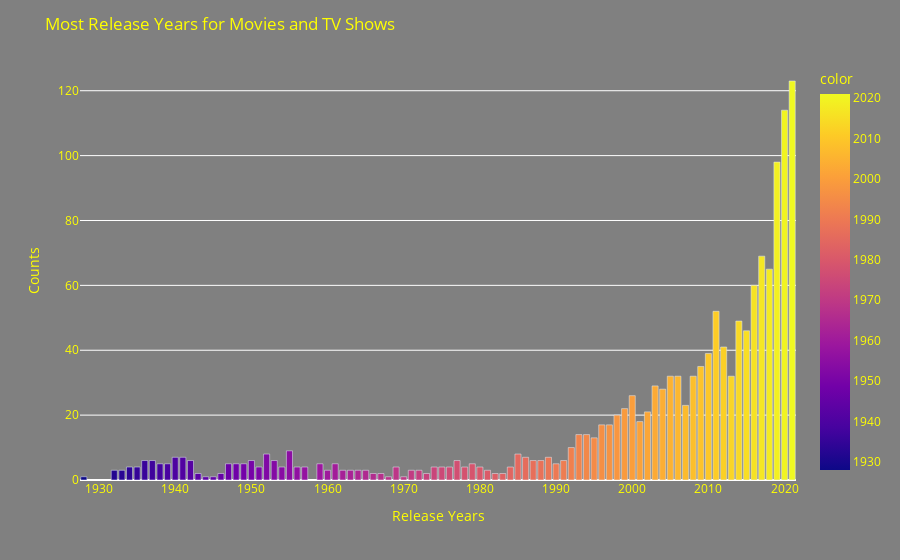

Notebook code for this chart:
### Code cell
#Visualisation 
fig = px.bar(x=data1["release_year"].value_counts().index,
             y=data1["release_year"].value_counts().values,
             color=data1["release_year"].value_counts().index)
##
fig.update_layout(
    title={
        'text': "Most Release Years for Movies and TV Shows",
        'font': {'color': 'yellow'}
    },
    
    xaxis_title={
        'text': "Release Years",
        'font': {'color': 'yellow'}
    },
    
    yaxis_title={
        'text': "Counts",
        'font': {'color':'yellow'}
    },
    
    plot_bgcolor='rgba(0,0,0,0)',
    paper_bgcolor='grey',
    font=dict(color='yellow')
)


fig.show()

### Figure 1 — Plotly figure (JSON) as saved in the notebook; plotly's stock layout.template omitted (floating-point values rounded to 4 significant figures)
{"data": [{"alignmentgroup": "True", "hovertemplate": "x=%{x}<br>y=%{y}<br>color=%{marker.color}<extra></extra>", "legendgroup": "", "marker": {"color": [2021, 2020, 2019, 2017, 2018, 2016, 2011, 2014, 2015, 2012, 2010, 2009, 2008, 2013, 2005, 2006, 2003, 2004, 2000, 2007, 1999, 2002, 1998, 2001, 1996, 1997, 1994, 1993, 1995, 1992, 1955, 1985, 1952, 1941, 1940, 1986, 1989, 1936, 1977, 1953, 1942, 1988, 1937, 1950, 1987, 1991, 1939, 1948, 1979, 1947, 1959, 1949, 1938, 1961, 1990, 1957, 1980, 1934, 1978, 1975, 1935, 1984, 1969, 1976, 1951, 1974, 1954, 1956, 1962, 1981, 1932, 1965, 1963, 1933, 1971, 1972, 1964, 1960, 1982, 1946, 1983, 1943, 1966, 1973, 1967, 1928, 1944, 1970, 1945, 1968], "coloraxis": "coloraxis", "pattern": {"shape": ""}}, "name": "", "offsetgroup": "", "orientation": "v", "showlegend": false, "textposition": "auto", "type": "bar", "x": [2021, 2020, 2019, 2017, 2018, 2016, 2011, 2014, 2015, 2012, 2010, 2009, 2008, 2013, 2005, 2006, 2003, 2004, 2000, 2007, 1999, 2002, 1998, 2001, 1996, 1997, 1994, 1993, 1995, 1992, 1955, 1985, 1952, 1941, 1940, 1986, 1989, 1936, 1977, 1953, 1942, 1988, 1937, 1950, 1987, 1991, 1939, 1948, 1979, 1947, 1959, 1949, 1938, 1961, 1990, 1957, 1980, 1934, 1978, 1975, 1935, 1984, 1969, 1976, 1951, 1974, 1954, 1956, 1962, 1981, 1932, 1965, 1963, 1933, 1971, 1972, 1964, 1960, 1982, 1946, 1983, 1943, 1966, 1973, 1967, 1928, 1944, 1970, 1945, 1968], "xaxis": "x", "y": [123, 114, 98, 69, 65, 60, 52, 49, 46, 41, 39, 35, 32, 32, 32, 32, 29, 28, 26, 23, 22, 21, 20, 18, 17, 17, 14, 14, 13, 10, 9, 8, 8, 7, 7, 7, 7, 6, 6, 6, 6, 6, 6, 6, 6, 6, 5, 5, 5, 5, 5, 5, 5, 5, 5, 4, 4, 4, 4, 4, 4, 4, 4, 4, 4, 4, 4, 4, 3, 3, 3, 3, 3, 3, 3, 3, 3, 3, 2, 2, 2, 2, 2, 2, 2, 1, 1, 1, 1, 1], "yaxis": "y"}], "layout": {"barmode": "relative", "coloraxis": {"colorbar": {"title": {"text": "color"}}, "colorscale": [[0, "#0d0887"], [0.1111, "#46039f"], [0.2222, "#7201a8"], [0.3333, "#9c179e"], [0.4444, "#bd3786"], [0.5556, "#d8576b"], [0.6667, "#ed7953"], [0.7778, "#fb9f3a"], [0.8889, "#fdca26"], [1, "#f0f921"]]}, "font": {"color": "yellow"}, "legend": {"tracegroupgap": 0}, "margin": {"t": 60}, "paper_bgcolor": "grey", "plot_bgcolor": "rgba(0,0,0,0)", "title": {"font": {"color": "yellow"}, "text": "Most Release Years for Movies and TV Shows"}, "xaxis": {"anchor": "y", "domain": [0, 1], "title": {"font": {"color": "yellow"}, "text": "Release Years"}}, "yaxis": {"anchor": "x", "domain": [0, 1], "title": {"font": {"color": "yellow"}, "text": "Counts"}}}}
